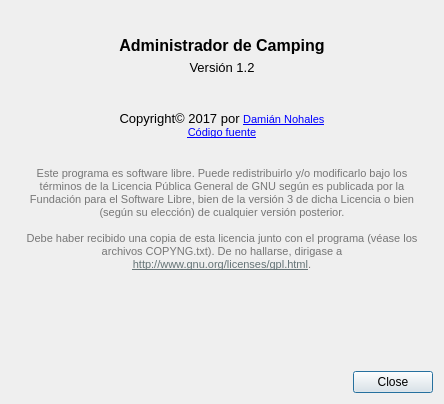
<?xml version="1.0" encoding="UTF-8"?>
<ui version="4.0">
 <class>DialogAbout</class>
 <widget class="QDialog" name="DialogAbout">
  <property name="geometry">
   <rect>
    <x>0</x>
    <y>0</y>
    <width>444</width>
    <height>404</height>
   </rect>
  </property>
  <property name="sizePolicy">
   <sizepolicy hsizetype="Fixed" vsizetype="Fixed">
    <horstretch>0</horstretch>
    <verstretch>0</verstretch>
   </sizepolicy>
  </property>
  <property name="windowTitle">
   <string>Acerca de...</string>
  </property>
  <layout class="QVBoxLayout" name="verticalLayout" stretch="0,0,0,0,1,0">
   <item>
    <spacer name="verticalSpacer">
     <property name="orientation">
      <enum>Qt::Vertical</enum>
     </property>
     <property name="sizeHint" stdset="0">
      <size>
       <width>20</width>
       <height>25</height>
      </size>
     </property>
    </spacer>
   </item>
   <item>
    <widget class="QLabel" name="label_2">
     <property name="text">
      <string>&lt;!DOCTYPE HTML PUBLIC &quot;-//W3C//DTD HTML 4.0//EN&quot; &quot;http://www.w3.org/TR/REC-html40/strict.dtd&quot;&gt;
&lt;html&gt;&lt;head&gt;&lt;meta name=&quot;qrichtext&quot; content=&quot;1&quot; /&gt;&lt;style type=&quot;text/css&quot;&gt;
p, li { white-space: pre-wrap; }
&lt;/style&gt;&lt;/head&gt;&lt;body style=&quot; font-family:'MS Shell Dlg 2'; font-size:8pt; font-weight:400; font-style:normal;&quot;&gt;
&lt;p align=&quot;center&quot; style=&quot; margin-top:0px; margin-bottom:0px; margin-left:0px; margin-right:0px; -qt-block-indent:0; text-indent:0px;&quot;&gt;&lt;img src=&quot;:/imgs/tent.png&quot; /&gt;&lt;/p&gt;
&lt;p align=&quot;center&quot; style=&quot; margin-top:0px; margin-bottom:0px; margin-left:0px; margin-right:0px; -qt-block-indent:0; text-indent:0px;&quot;&gt;&lt;span style=&quot; font-family:'Sans'; font-size:12pt; font-weight:600;&quot;&gt;Administrador de Camping&lt;/span&gt;&lt;/p&gt;
&lt;p align=&quot;center&quot; style=&quot; margin-top:5px; margin-bottom:0px; margin-left:0px; margin-right:0px; -qt-block-indent:0; text-indent:0px;&quot;&gt;&lt;span style=&quot; font-family:'Sans'; font-size:10pt;&quot;&gt;Versión 1.2&lt;/span&gt;&lt;/p&gt;&lt;/body&gt;&lt;/html&gt;</string>
     </property>
     <property name="alignment">
      <set>Qt::AlignCenter</set>
     </property>
    </widget>
   </item>
   <item>
    <spacer name="verticalSpacer_3">
     <property name="orientation">
      <enum>Qt::Vertical</enum>
     </property>
     <property name="sizeHint" stdset="0">
      <size>
       <width>20</width>
       <height>30</height>
      </size>
     </property>
    </spacer>
   </item>
   <item>
    <widget class="QLabel" name="label_3">
     <property name="text">
      <string>&lt;!DOCTYPE HTML PUBLIC &quot;-//W3C//DTD HTML 4.0//EN&quot; &quot;http://www.w3.org/TR/REC-html40/strict.dtd&quot;&gt;
&lt;html&gt;&lt;head&gt;&lt;meta name=&quot;qrichtext&quot; content=&quot;1&quot; /&gt;&lt;style type=&quot;text/css&quot;&gt;
p, li { white-space: pre-wrap; }
&lt;/style&gt;&lt;/head&gt;&lt;body style=&quot; font-family:'MS Shell Dlg 2'; font-size:8pt; font-weight:400; font-style:normal;&quot;&gt;
&lt;p align=&quot;center&quot; style=&quot; margin-top:0px; margin-bottom:0px; margin-left:0px; margin-right:0px; -qt-block-indent:0; text-indent:0px;&quot;&gt;&lt;span style=&quot; font-family:'Sans'; font-size:10pt;&quot;&gt;Copyright© 2017 por &lt;/span&gt;&lt;a href=&quot;mailto:damiannohales@gmail.com&quot;&gt;&lt;span style=&quot; text-decoration: underline; color:#0000ff;&quot;&gt;Damián Nohales&lt;/span&gt;&lt;/a&gt;&lt;/p&gt;
&lt;p align=&quot;center&quot; style=&quot; margin-top:0px; margin-bottom:0px; margin-left:0px; margin-right:0px; -qt-block-indent:0; text-indent:0px;&quot;&gt;&lt;a href=&quot;https://github.com/dnohales/camping&quot;&gt;&lt;span style=&quot; text-decoration: underline; color:#0000ff;&quot;&gt;Código fuente&lt;/span&gt;&lt;/a&gt;&lt;/p&gt;
&lt;p align=&quot;center&quot; style=&quot;-qt-paragraph-type:empty; margin-top:0px; margin-bottom:0px; margin-left:0px; margin-right:0px; -qt-block-indent:0; text-indent:0px; font-family:'Sans'; font-size:9pt; color:#838383;&quot;&gt;&lt;br /&gt;&lt;/p&gt;
&lt;p align=&quot;center&quot; style=&quot;-qt-paragraph-type:empty; margin-top:0px; margin-bottom:0px; margin-left:0px; margin-right:0px; -qt-block-indent:0; text-indent:0px; font-family:'Sans'; font-size:9pt; color:#838383;&quot;&gt;&lt;br /&gt;&lt;/p&gt;
&lt;p align=&quot;center&quot; style=&quot; margin-top:0px; margin-bottom:0px; margin-left:0px; margin-right:0px; -qt-block-indent:0; text-indent:0px;&quot;&gt;&lt;span style=&quot; font-family:'Sans'; color:#767676;&quot;&gt;Este programa es software libre. Puede redistribuirlo y/o modificarlo bajo los&lt;/span&gt;&lt;/p&gt;
&lt;p align=&quot;center&quot; style=&quot; margin-top:0px; margin-bottom:0px; margin-left:0px; margin-right:0px; -qt-block-indent:0; text-indent:0px;&quot;&gt;&lt;span style=&quot; font-family:'Sans'; color:#767676;&quot;&gt;términos de la Licencia Pública General de GNU según es publicada por la&lt;/span&gt;&lt;/p&gt;
&lt;p align=&quot;center&quot; style=&quot; margin-top:0px; margin-bottom:0px; margin-left:0px; margin-right:0px; -qt-block-indent:0; text-indent:0px;&quot;&gt;&lt;span style=&quot; font-family:'Sans'; color:#767676;&quot;&gt;Fundación para el Software Libre, bien de la versión 3 de dicha Licencia o bien&lt;/span&gt;&lt;/p&gt;
&lt;p align=&quot;center&quot; style=&quot; margin-top:0px; margin-bottom:0px; margin-left:0px; margin-right:0px; -qt-block-indent:0; text-indent:0px;&quot;&gt;&lt;span style=&quot; font-family:'Sans'; color:#767676;&quot;&gt;(según su elección) de cualquier versión posterior.&lt;/span&gt;&lt;/p&gt;
&lt;p align=&quot;center&quot; style=&quot;-qt-paragraph-type:empty; margin-top:0px; margin-bottom:0px; margin-left:0px; margin-right:0px; -qt-block-indent:0; text-indent:0px; font-family:'Sans'; color:#767676;&quot;&gt;&lt;br /&gt;&lt;/p&gt;
&lt;p align=&quot;center&quot; style=&quot; margin-top:0px; margin-bottom:0px; margin-left:0px; margin-right:0px; -qt-block-indent:0; text-indent:0px;&quot;&gt;&lt;span style=&quot; font-family:'Sans'; color:#767676;&quot;&gt;Debe haber recibido una copia de esta licencia junto con el programa (véase los&lt;/span&gt;&lt;/p&gt;
&lt;p align=&quot;center&quot; style=&quot; margin-top:0px; margin-bottom:0px; margin-left:0px; margin-right:0px; -qt-block-indent:0; text-indent:0px;&quot;&gt;&lt;span style=&quot; font-family:'Sans'; color:#767676;&quot;&gt;archivos COPYNG.txt). De no hallarse, dirigase a&lt;/span&gt;&lt;/p&gt;
&lt;p align=&quot;center&quot; style=&quot; margin-top:0px; margin-bottom:0px; margin-left:0px; margin-right:0px; -qt-block-indent:0; text-indent:0px;&quot;&gt;&lt;a href=&quot;http://www.gnu.org/licenses/gpl.html&quot;&gt;&lt;span style=&quot; font-family:'Sans'; text-decoration: underline; color:#647376;&quot;&gt;http://www.gnu.org/licenses/gpl.html&lt;/span&gt;&lt;/a&gt;&lt;span style=&quot; font-family:'Sans'; color:#767676;&quot;&gt;.&lt;/span&gt;&lt;/p&gt;&lt;/body&gt;&lt;/html&gt;</string>
     </property>
     <property name="textFormat">
      <enum>Qt::AutoText</enum>
     </property>
     <property name="openExternalLinks">
      <bool>true</bool>
     </property>
     <property name="textInteractionFlags">
      <set>Qt::TextBrowserInteraction</set>
     </property>
    </widget>
   </item>
   <item>
    <spacer name="verticalSpacer_2">
     <property name="orientation">
      <enum>Qt::Vertical</enum>
     </property>
     <property name="sizeHint" stdset="0">
      <size>
       <width>20</width>
       <height>40</height>
      </size>
     </property>
    </spacer>
   </item>
   <item>
    <widget class="QDialogButtonBox" name="buttonBox">
     <property name="standardButtons">
      <set>QDialogButtonBox::Close</set>
     </property>
    </widget>
   </item>
  </layout>
 </widget>
 <resources/>
 <connections/>
</ui>
